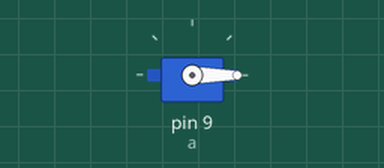
Recording of a sketch running on a simulated Arduino Uno, built with avr-gcc and run on an emulated ATmega328P. Shown: servo.

Above: at 0.05 s.
Timing chart, 0 to 4.6 s (numbered marks = the images above):
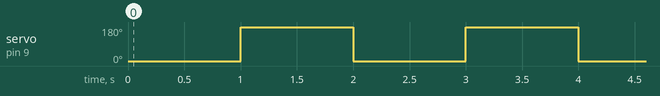

The sketch:

Servo.ino
```cpp
#include<Servo.h>

Servo a;

void setup()
{
    a.attach(9);
}
void loop()
{
  a.write(0);
  delay(1000);
  a.write(180);
  delay(1000);
}
```

Measured:
- by itself, servo on pin 9 (a): alternates 180° for 1.0 s and 0° for 1.0 s
